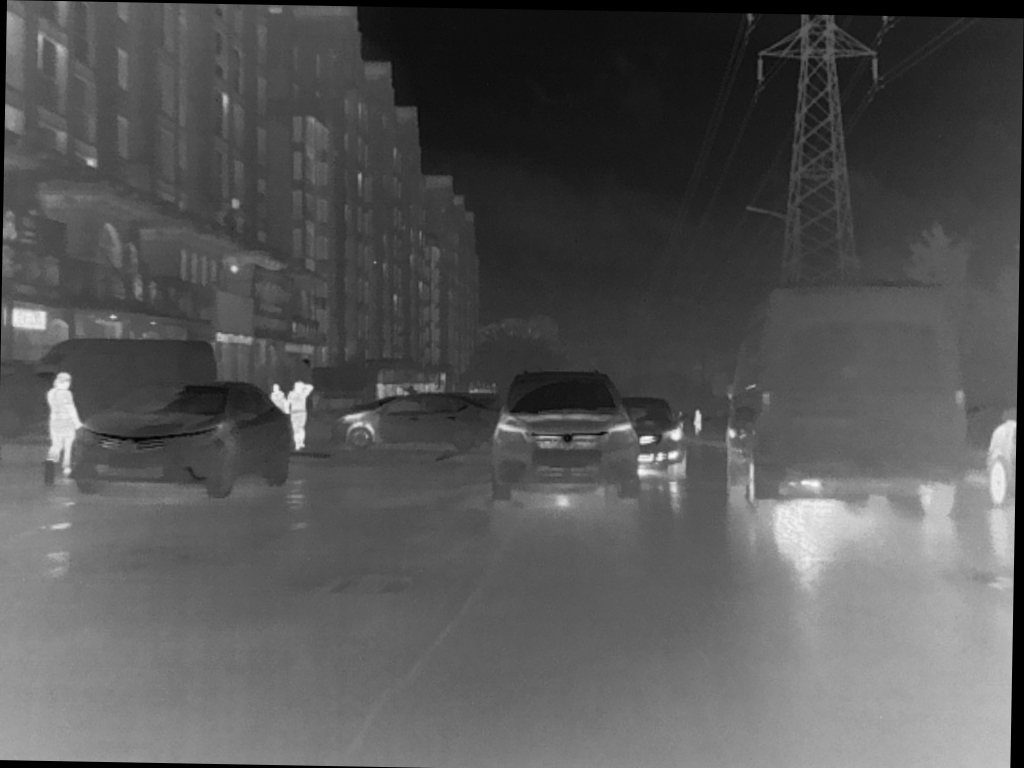
#> input picture PreProcessing/infrared.png, 1024 x 768 px, found by its file name
$ python forIR.py   (older library calls are emulated)
#> lines starting #> are read from the running program, lines starting #| are printed output that depends on the picture
import cv2
import numpy as np

def get_ir_gradient(image_path):
    # 1. 读取红外图像 (灰度模式)
#> called with image_path = './Preprocessing/infrared.png'
    img = cv2.imread(image_path, 0)
#> img is the input picture: shape (768, 1024); min 0, max 250, mean 86
    if img is None:
        print("未找到图像")
        return

    # 2. 预处理：强烈建议先降噪
    # 高斯模糊适合一般情况，双边滤波(Bilateral)适合保留强边缘
    clahe = cv2.createCLAHE(clipLimit=2.0, tileGridSize=(8,8))
    img = clahe.apply(img)
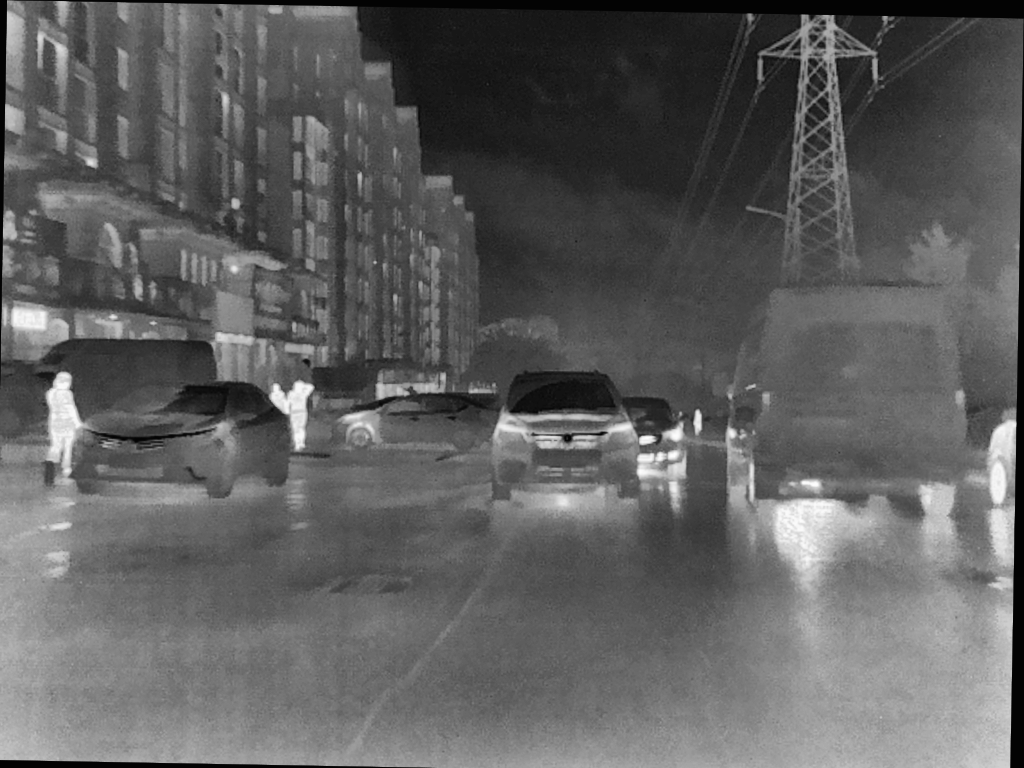
#> img: shape (768, 1024); min 1, max 253, mean 95.1
    img_blur = cv2.GaussianBlur(img, (5, 5), 0)

    # ---------------------------------------------------------
    # 方法 A: 改进的 Sobel 梯度法 (适合细节提取)
    # ---------------------------------------------------------
    # 使用 CV_64F 保留负梯度信息
    grad_x = cv2.Sobel(img_blur, cv2.CV_64F, 1, 0, ksize=-1)
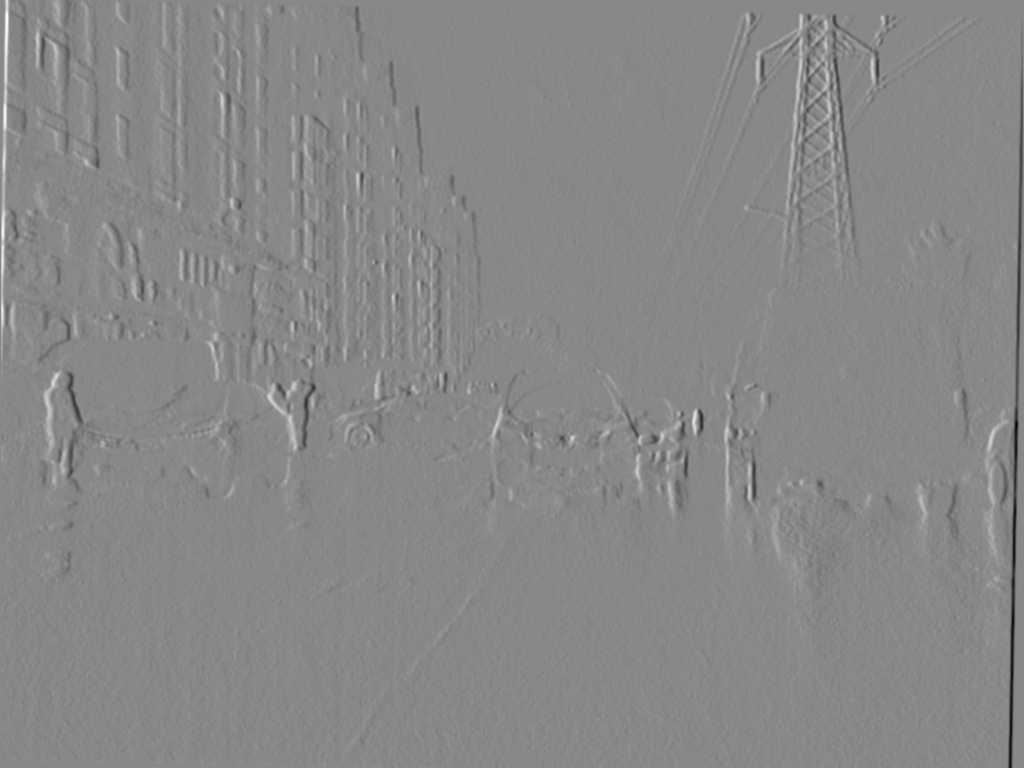
#> grad_x: shape (768, 1024) float64; min -2292, max 1997, mean -2.3; drawn with min black and max white
    grad_y = cv2.Sobel(img_blur, cv2.CV_64F, 0, 1, ksize=-1)
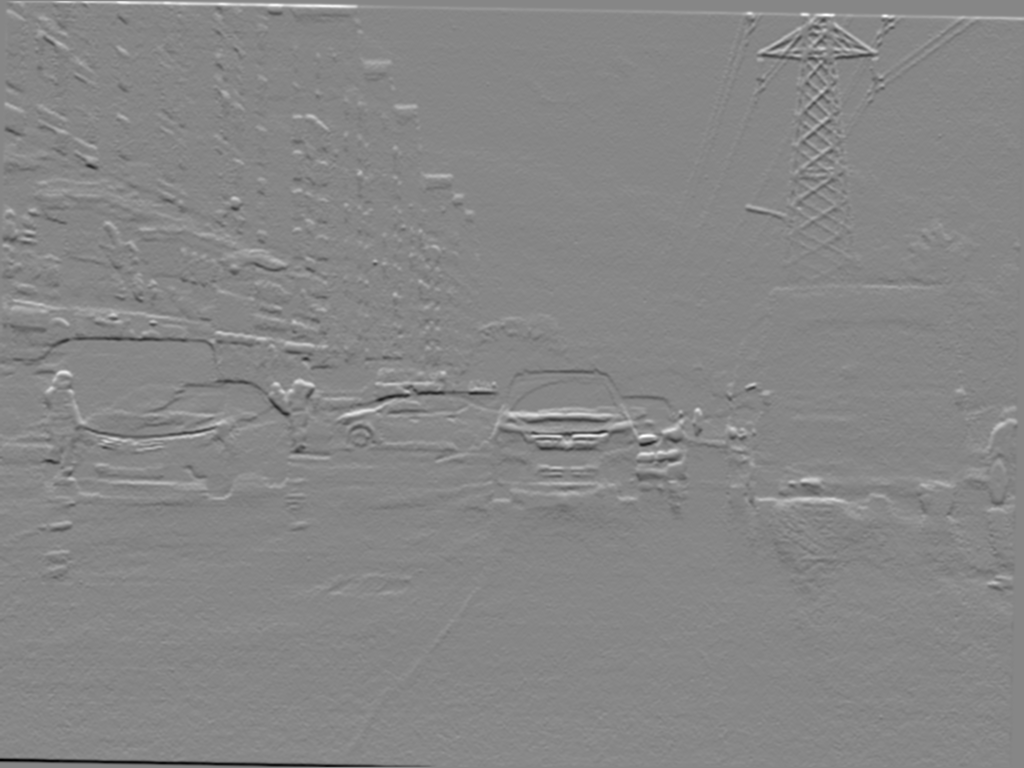
#> grad_y: shape (768, 1024) float64; min -1866, max 1671, mean 4; drawn with min black and max white

    # 计算梯度幅值 (Magnitude)
    grad_magnitude = cv2.magnitude(grad_x, grad_y)
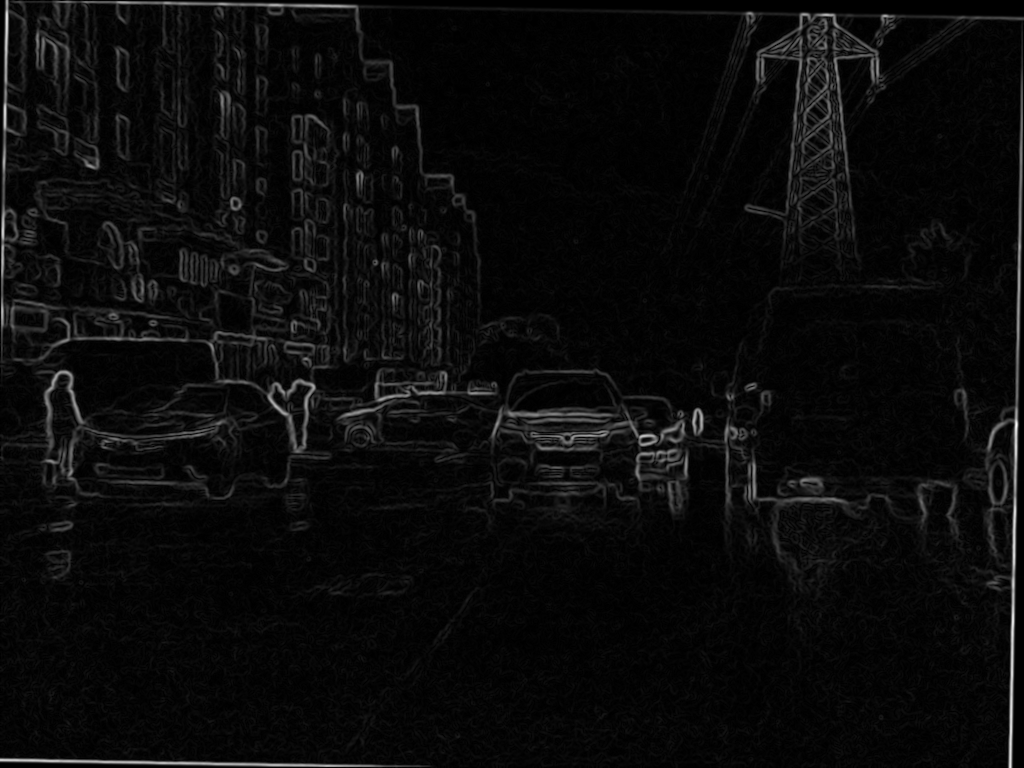
#> grad_magnitude: shape (768, 1024) float64; min 0, max 2300.7, mean 100.8; drawn with min black and max white

    # 归一化到 0-255 (这对红外图像非常重要，否则很暗)
    grad_sobel_norm = cv2.normalize(grad_magnitude, None, 0, 255, cv2.NORM_MINMAX)
    grad_sobel_uint8 = np.uint8(grad_sobel_norm)

    # ---------------------------------------------------------
    # 方法 B: 形态学梯度法 (适合整体轮廓，抗噪性好)
    # ---------------------------------------------------------
    kernel = cv2.getStructuringElement(cv2.MORPH_RECT, (3, 3))
    # 梯度 = 膨胀 - 腐蚀
    grad_morph = cv2.morphologyEx(img_blur, cv2.MORPH_GRADIENT, kernel)

    # 同样增强对比度
    grad_morph_norm = cv2.normalize(grad_morph, None, 0, 255, cv2.NORM_MINMAX)
    grad_morph_uint8 = np.uint8(grad_morph_norm)

    # ---------------------------------------------------------
    # 可视化结果
    # ---------------------------------------------------------
    cv2.imwrite('./Preprocessing/result_sobel.png', grad_sobel_uint8)
    cv2.imwrite('./Preprocessing/result_morph.png', grad_morph_uint8)

    print("处理完成！图片已保存到 Preprocessing 文件夹下。")

# 使用示例
get_ir_gradient('./Preprocessing/infrared.png')

$ run again, with PreProcessing/visible.png copied over PreProcessing/infrared.png
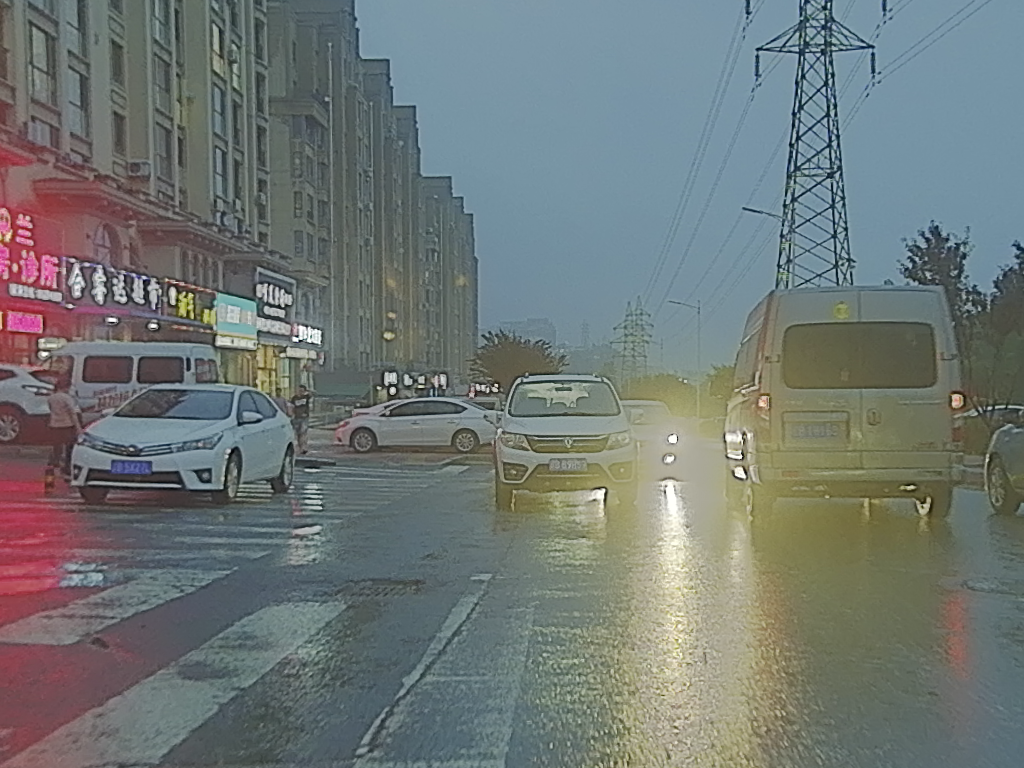
#> input picture PreProcessing/visible.png, 1024 x 768 px, found by its file name
#> in get_ir_gradient, `grad_y = cv2.Sobel(img_blur, cv2.CV_64F, 0, 1, ksize=-1)`:
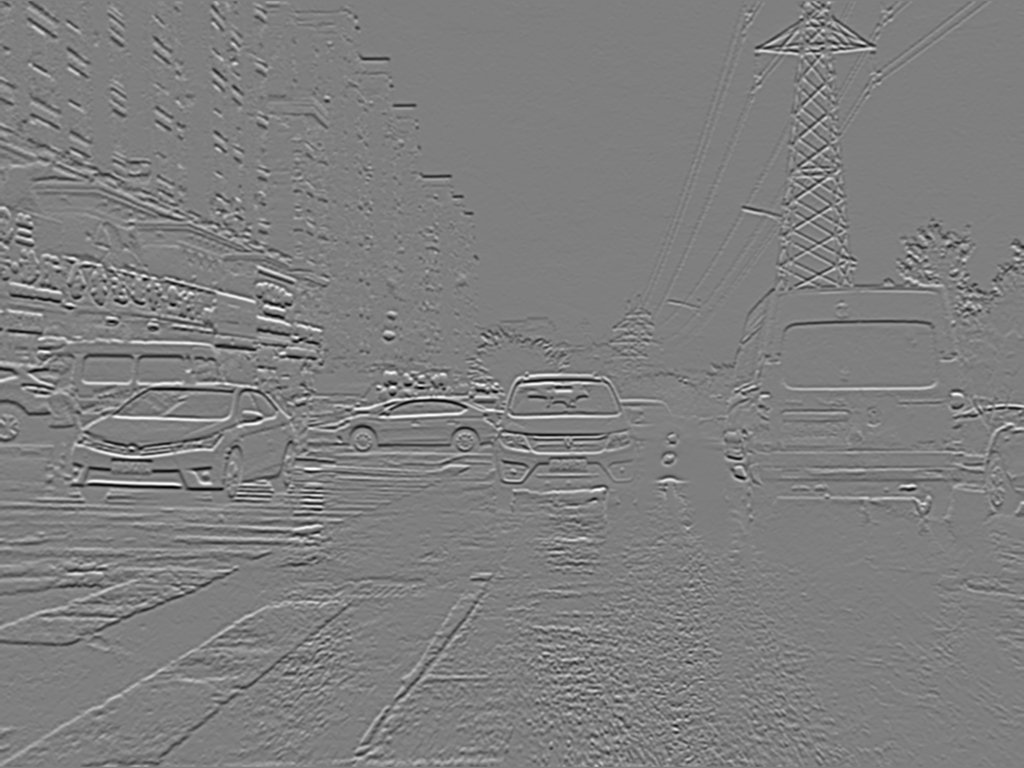
#> grad_y: shape (768, 1024) float64; min -2202, max 2213, mean -0.9; drawn with min black and max white
#> in get_ir_gradient, `grad_morph = cv2.morphologyEx(img_blur, cv2.MORPH_GRADIENT, kernel)`:
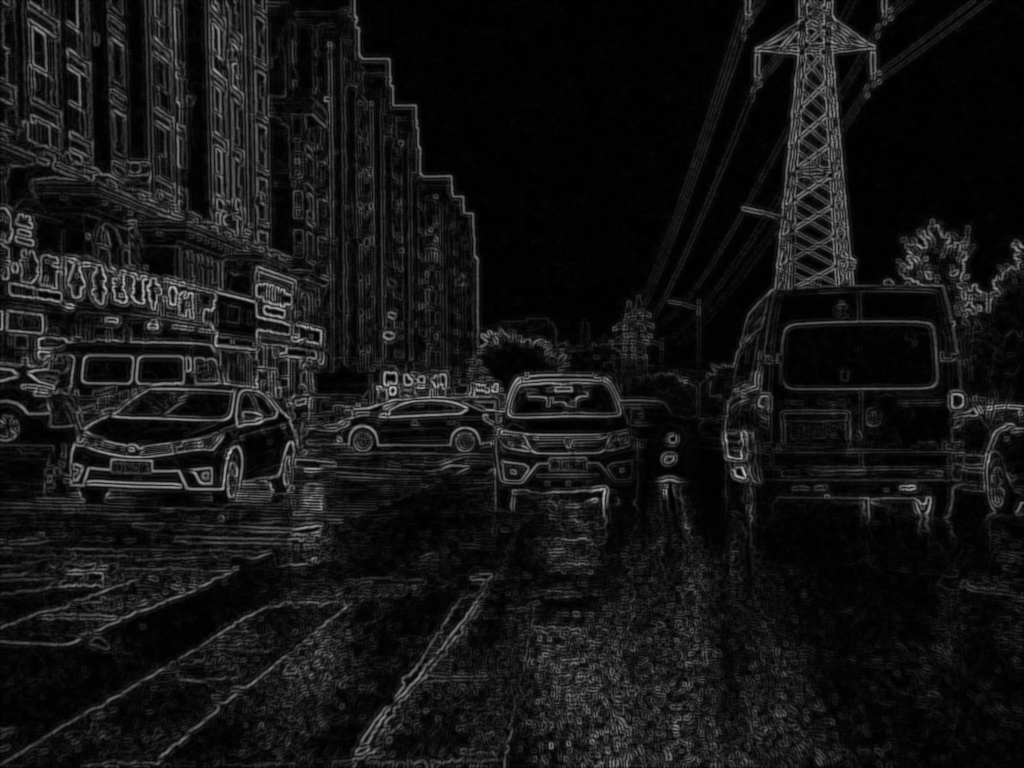
#> grad_morph: shape (768, 1024); min 0, max 184, mean 21.1
